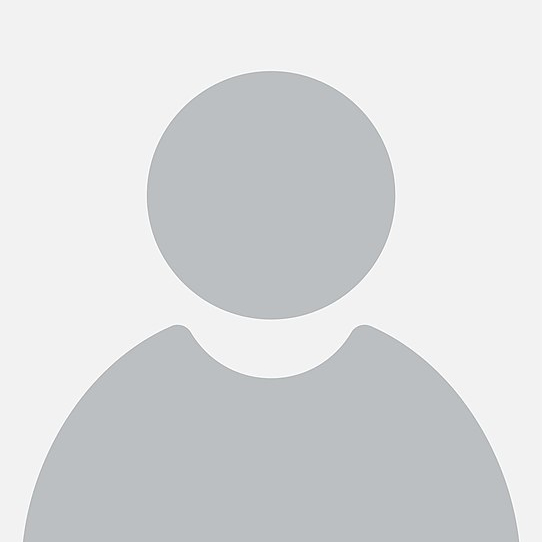
#> input picture src/easely/assets/headshot_generic.jpg, 542 x 542 px
$ python -i img2.py   (imports and definitions only)   (older library calls are emulated)
#> lines starting #> are read from the running program, lines starting #| are printed output that depends on the picture
#> further down, picture is the input picture: PIL image 542x542 RGB; mean R, G, B 217.8, 219.5, 220.8
# Copyright (C) 2024--2026 the easely team.
#
# This program is free software: you can redistribute it and/or modify
# it under the terms of the GNU General Public License as published by
# the Free Software Foundation, either version 3 of the License, or
# (at your option) any later version.
#
# This program is distributed in the hope that it will be useful,
# but WITHOUT ANY WARRANTY; without even the implied warranty of
# MERCHANTABILITY or FITNESS FOR A PARTICULAR PURPOSE.  See the
# GNU General Public License for more details.
#
# You should have received a copy of the GNU General Public License
# along with this program.  If not, see <https://www.gnu.org/licenses/>.


"""Various facilities to operate on raster images.
"""

from __future__ import annotations

import dataclasses
import numbers
import random
from typing import Tuple

from loguru import logger
import numpy as np
import PIL.Image
import PIL.ImageDraw
import PIL.ImageOps

from .typing_ import PathLike


# [232 lines that did not run here, left out]


def open_image(file_path: PathLike) -> PIL.Image.Image:
    """Open an existing image in read mode.

    Note the image is automatically rotated is the proper EXIF tag is found.

    Parameters
    ----------
    file_path
        The path to the image file.

    Returns
    -------
    PIL.Image.Image
        The actual image object.
    """
    logger.debug(f'Loading image data from {file_path}...')
    with PIL.Image.open(file_path) as image:
        image = image.copy()
        PIL.ImageOps.exif_transpose(image, in_place=True)
    width, height = image.size
    logger.debug(f'Image size: {width} x {height}.')
    return image


def save_image(image: PIL.Image.Image, file_path: PathLike, **kwargs) -> None:
    """Save an image to file.

    This is a thin wrapper upon the PIL.Image.Image.save() function, where we
    don't allow the destination to be a file descriptor. All the keyword arguments
    that are supported for the various output format are thoroughly described at
    https://pillow.readthedocs.io/en/stable/handbook/image-file-formats.html

    Parameters
    ----------
    image : PIL.Image.Image
        The image to be saved.

    file_path : PathLike
        The path to the output file.

    kwargs
        The optional keyword arguments to be passed to the file writer.
    """
    logger.info(f'Saving image to {file_path} with parameters {kwargs}...')
    image.save(file_path, **kwargs)


def resize_image(image: PIL.Image.Image, width: int = None, height: int = None,
    resample=PIL.Image.Resampling.LANCZOS, box: Tuple[float, float, float, float] = None,
    reducing_gap: float = None) -> PIL.Image.Image:
    """Resize an existing image.

    This is basically calling PIL.Image.Image.resize() under the hood, but does not
    require to specify the full output size---either the target width or heigh will
    suffice, in which case the aspect ratio is preserved.

    More information about the resampling filters can be found at
    https://pillow.readthedocs.io/en/stable/handbook/concepts.html#concept-filters

    Parameters
    ----------
    image : PIL.Image.Image
        The original image.

    width : int
        The target image width (if not provided it is determined by the target
        height preserving the aspect ratio).

    height : int
        The target image height (if not provided it is determined by the target
        width preserving the aspect ratio).

    resample
        An optional resampling filter. This can be one of Resampling.NEAREST,
        Resampling.BOX, Resampling.BILINEAR, Resampling.HAMMING, Resampling.BICUBIC
        or Resampling.LANCZOS.

    box : tuple[float, float, float, float]
        An optional 4-tuple of floats providing the source image region to be scaled.
        The values must be within (0, 0, width, height) rectangle. If omitted or
        None, the entire source is used.

    reducing_gap : float
        Apply optimization by resizing the image in two steps. First, reducing the
        image by integer times using `reduce()``. Second, resizing using regular resampling.
        The last step changes size no less than by `reducing_gap times`. `reducing_gap`
        may be None (no first step is performed) or should be greater than 1.0.
        The bigger `reducing_gap`, the closer the result to the fair resampling.
        The smaller `reducing_gap`, the faster resizing. With `reducing_gap` greater
        or equal to 3.0, the result is indistinguishable from fair resampling in
        most cases.

    Returns
    -------
    PIL.Image.Image
        The resized image.
    """
    # pylint: disable=too-many-arguments
    # If we are not providing neither the target width nor the target height
    # there is nothing we can do except giving up.
    if width is None and height is None:
        raise RuntimeError('Please provide at least one length to resize the image.')
    original_width, original_height = image.size
    # If only one parameter is provided, then we calculate the other by preserving
    # the aspect ratio, and we effectively resize to width...
    if height is None:
        height = round(width / original_width * original_height)
    # ...or to height.
    elif width is None:
        width = round(height / original_height * original_width)
    # And now we are good to go.
    logger.debug(f'Resizing image {original_width} x {original_height} -> {box} '
        f'-> {width} x {height}...')
    return image.resize((width, height), resample, box, reducing_gap)


# [19 lines that did not run here, left out]


def autocrop_image(image: PIL.Image.Image, threshold: int = 0) -> PIL.Image.Image:
    """Autocrop an image by removing the borders.

    Arguments
    ---------
    image : PIL.Image.Image
        The original image.

    threshold : int (between 0 and 255)
        The threshold to be applied to the difference between the original image and the
        background color. This is used to determine which pixels are considered as
        part of the content, and which ones are considered as part of the background.
        Note that do nothing fancy with the threshold and, basically, we only support
        image modes where the pixel values are encoded as 8-bit integers (i.e, they range
        from 0 to 255).

    Returns
    -------
    PIL.Image.Image
        The autocropped image.
    """
#> called with threshold = 0
    # Make sure the input image is encodes in one of the supported modes, with 8-bit
    # pixel depth.
    if image.mode not in ("L", "P", "RGB", "RGBA", "CMYK", "YCbCr"):
        raise RuntimeError(f"Unsupported image mode {image.mode} for autocropping.")
    logger.debug(f'Autocropping image with threshold {threshold}...')
    # Create a new image filled with the background color, which is assumed to be the
    # color of the pixel on the top-left corner of the image.
    background = PIL.Image.new(image.mode, image.size, image.getpixel((0, 0)))
#> background: PIL image 542x542 RGB; every value is 242
    # Compute difference of the original image with the background. This will be
    # zero for the pixels that are the same as the background, and non-zero for the pixels
    # that are different from the background.
    difference = PIL.ImageChops.difference(image, background)
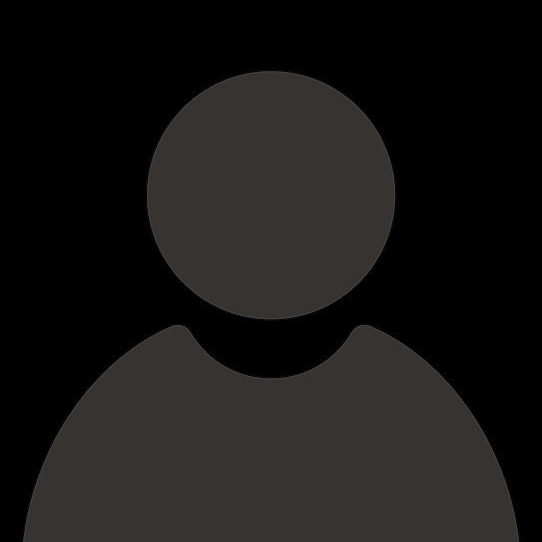
#> difference: PIL image 542x542 RGB; mean R, G, B 24.4, 22.7, 21.4
    # Apply the threshold.
    difference = difference.point(lambda p: 255 if p > threshold else 0)
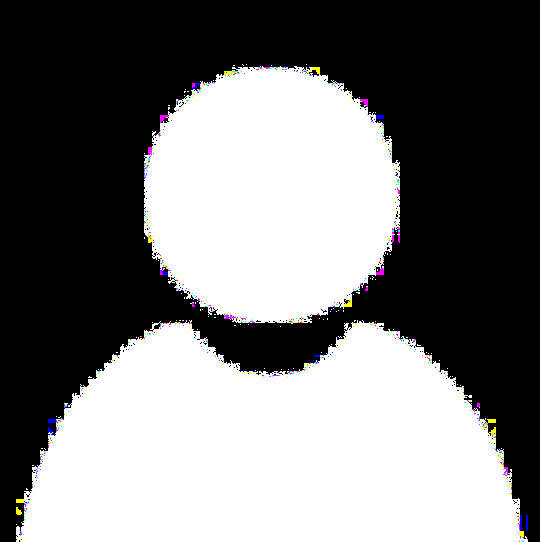
#> difference: PIL image 542x542 RGB; mean R, G, B 120.8, 120.5, 120.8
    # Get the bounding box. Note Image.getbbox() returns the smallest rectangle that
    # contains all non-zero pixels in the image.
    bbox = difference.getbbox()
#> bbox = (16, 0, 542, 542)
    if bbox:
        logger.debug(f'Autocrop bounding box: {bbox}.')
#> (the run stopped early here; a loop or call above may not have finished)
